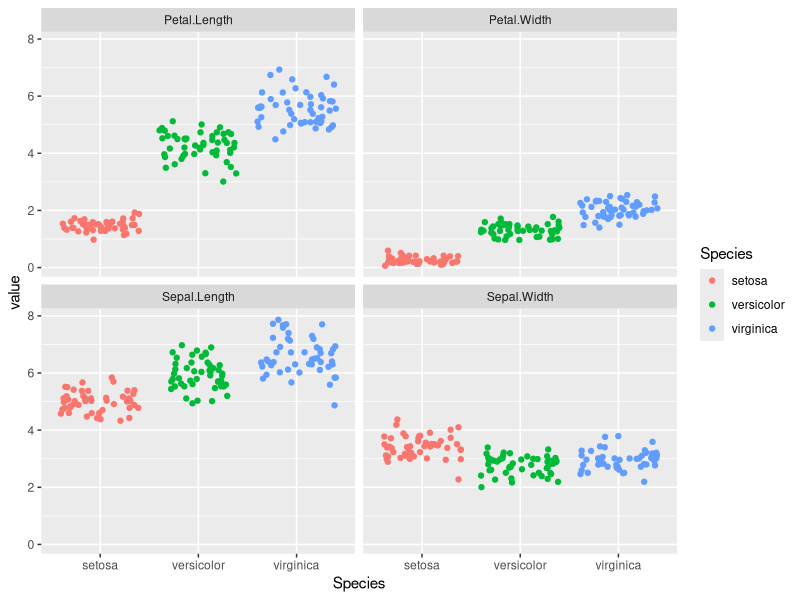
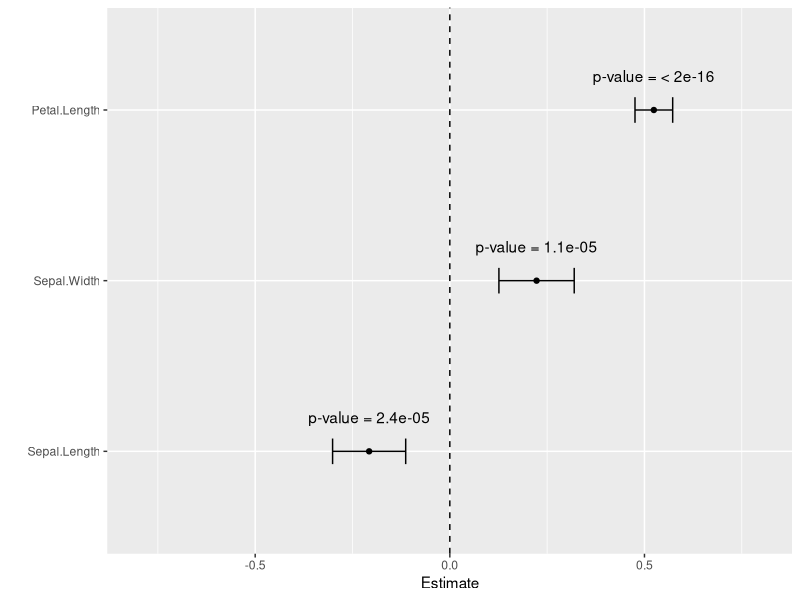
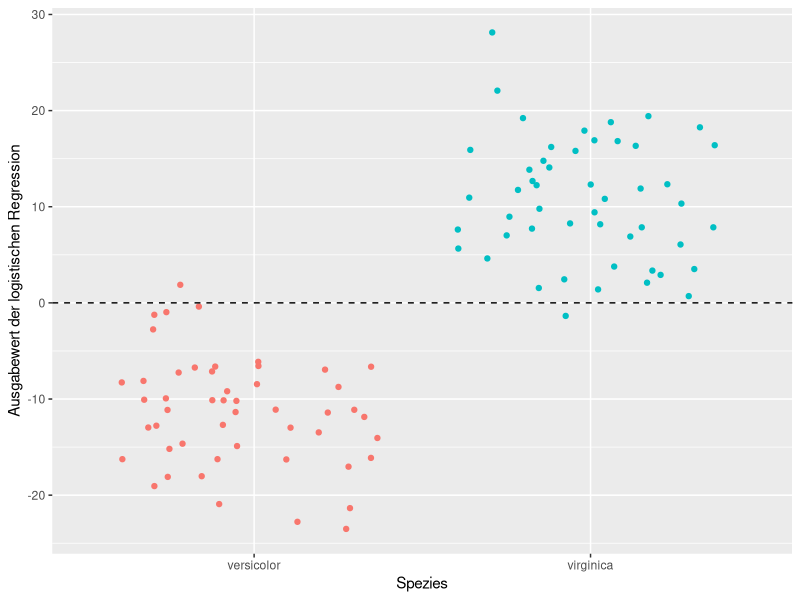
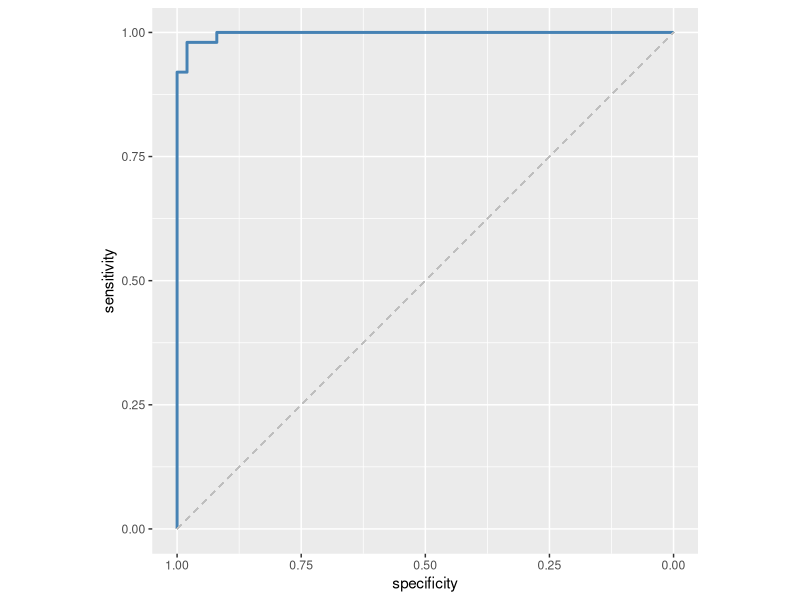
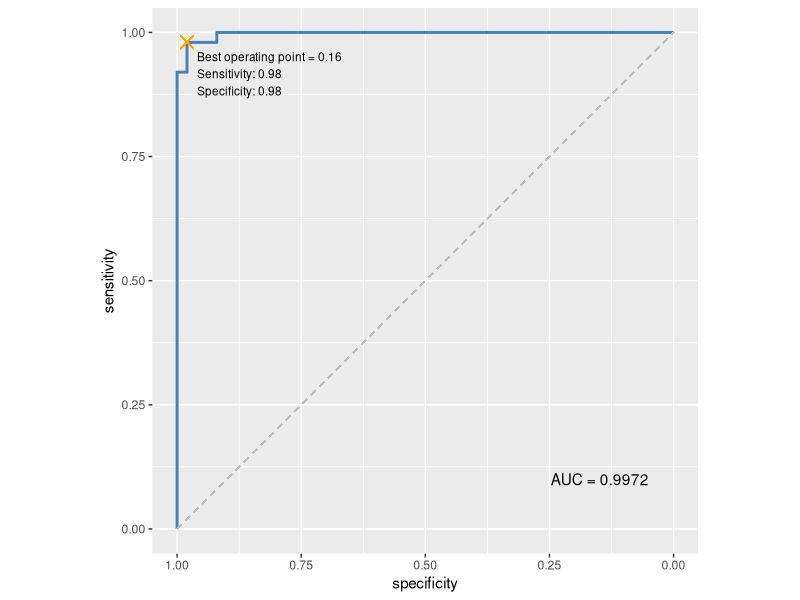

Write R code to recreate these figures, in order.
## ---- chunk 1
library(tidyverse)
## ---- chunk 2
data("iris")
str(iris)
## ---- chunk 3
iris %>% 
  pivot_longer(-Species, names_to = "variable") %>% 
  ggplot(aes(x = Species, y = value, color = Species)) +
    geom_jitter() +
    facet_wrap(vars(variable))
## ---- chunk 4
fit <- lm(formula = Petal.Width ~ ., data = iris %>% select(-Species))
summary(fit)
## ---- chunk 5
library(broom)
tidy(fit)

fit %>% 
  tidy(conf.int = TRUE) %>% 
  filter(term != "(Intercept)") %>% 
  mutate(p.value.chr = format.pval(p.value, digits = 2)) %>% 
  ggplot(aes(x = estimate, y = fct_reorder(term, estimate))) +
    geom_point() +
    geom_errorbar(aes(xmin = conf.low, xmax = conf.high), width = 0.15) +
    geom_vline(xintercept = 0, linetype = "dashed") +
    geom_text(aes(label = paste("p-value =", p.value.chr)), nudge_y = 0.2) +
    scale_x_continuous(limits = c(-0.8, 0.8)) +
    labs(y = "",
         x = "Estimate")
## ---- chunk 6
# Erstellen einer Teilmenge des Datensatzes mit nur zwei Spezies
iris_binominal <- iris %>%
  filter(Species %in% c("virginica", "versicolor")) %>%
  # da die Variable Species weiterhin als Factor mit drei Level
  # angelegt wäre, nutzen wir die droplevels()-Funktion, um
  # Fehler zu vermeiden.
  droplevels()

# family = "binomial" gibt hier an, dass nur eine binäre Entscheidung zu treffen ist
fit <- glm(Species ~ ., data = iris_binominal, family = "binomial")
summary(fit)

## ---- chunk 7
# wir nutzen hier die add_column()-Funktion aus dem tidyverse
# und die predict()-Funktion um Werte mithilfe eines Modells
# zu berechnen
iris_binominal_predictions <- iris_binominal %>% 
  add_column(prediction_value = predict(fit))

# ein Blick in die ersten Zeilen der Daten
head(iris_binominal_predictions)
## ---- chunk 8
iris_binominal_predictions %>% 
  ggplot(aes(y = prediction_value, x = Species, color = Species)) +
    geom_jitter() +
    geom_hline(yintercept = 0, linetype = "dashed") +
    labs(x = "Spezies",
         y = "Ausgabewert der logistischen Regression",
         color = "") +
    theme(legend.position = "none")
## ---- chunk 9
library(pROC)
iris_binominal_predictions %>% 
  roc(Species, prediction_value)
## ---- chunk 10
iris_binominal_predictions %>% 
  roc(Species, prediction_value) %>% 
  ggroc(color = "steelblue", size = 1) +
    geom_segment(aes(x = 1, xend = 0, y = 0, yend = 1),
                 color="grey", linetype="dashed") +
    coord_fixed()
## ---- chunk 11
# zunächst speichern wir unsere ROC-Analyse in einer Variablen
roc_result <- iris_binominal_predictions %>% 
  roc(Species, prediction_value)

# AUC und optimaler threshold werden berechnet und in Variablen gespeichert
roc_auc <- auc(roc_result)
roc_optimal_point <- coords(roc_result, "best", transpose = FALSE)

# ROC-Kurve mit Anmerkungen
roc_result %>% 
  ggroc(color = "steelblue", size = 1) +
    geom_segment(aes(x = 1, xend = 0, y = 0, yend = 1),
                 color="grey", linetype="dashed") +
    coord_fixed() +
    annotate("text", x = 0.05, y = 0.1, label = paste("AUC =", roc_auc), hjust = 1) +
    geom_text(data = roc_optimal_point,
              aes(x = specificity, y = sensitivity, label = paste("Best operating point =", round(threshold, 2),
                                                                  "\nSensitivity:", round(sensitivity, 2),
                                                                  "\nSpecificity:", round(specificity, 2)
                                                                  )),
              hjust = 0, vjust = 1,
              nudge_x = 0.02, nudge_y = -0.02,
              size = 3) +
    geom_point(aes(x = roc_optimal_point$specificity, y = roc_optimal_point$sensitivity), color = "orange", shape = 4, size = 4)
## ---- chunk 12
library(broom)
library(caret)
library(e1071)
library(randomForest)
library(class)
library(pROC)
